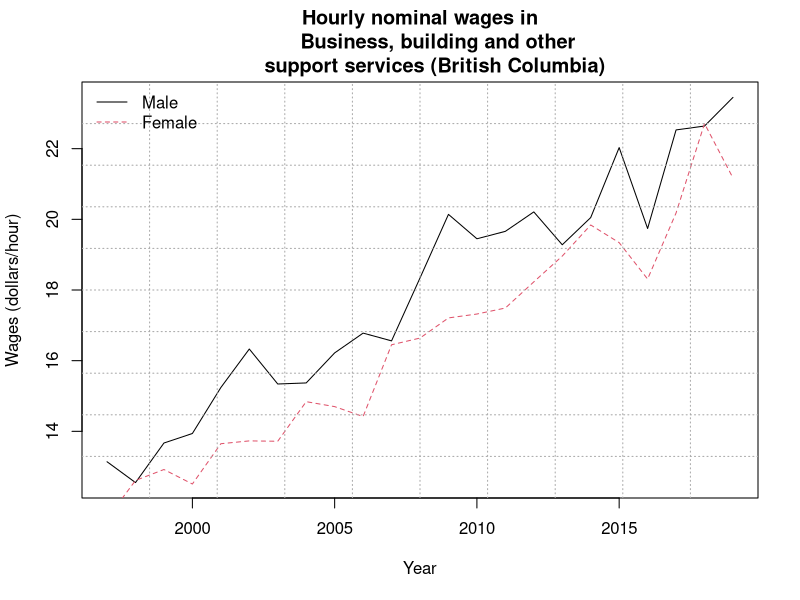
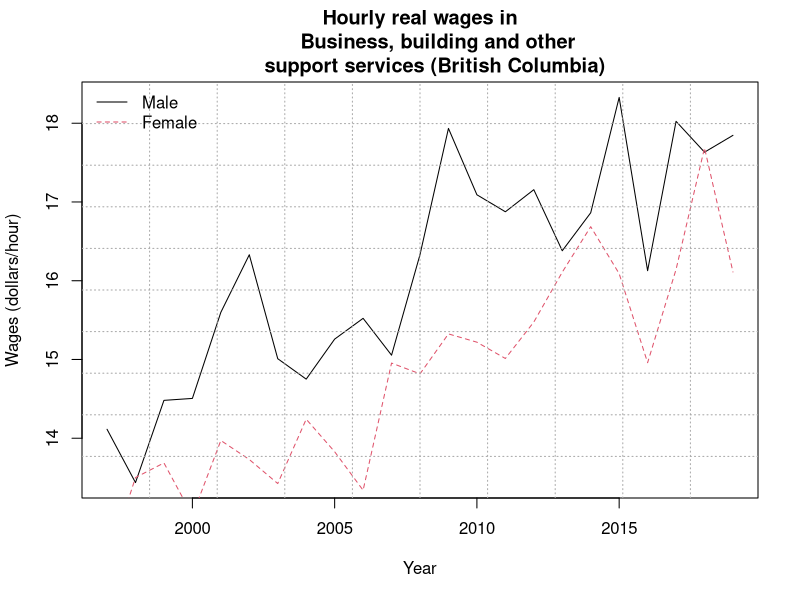
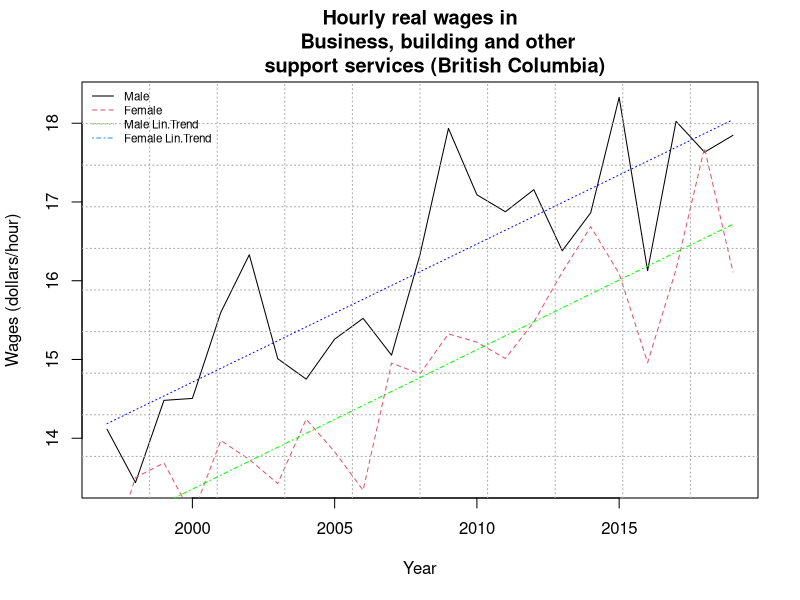
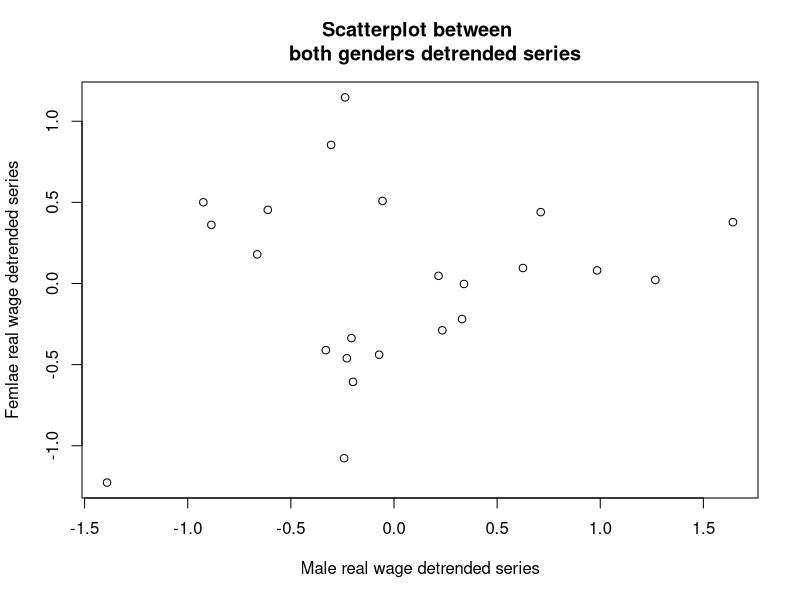

R code for these plots, in order:
# Part A

# Question 1
dat <- read.csv("Wage146.csv")
mdat <- ts(dat[,2], frequency = 1, start = 1997)
fdat <- ts(dat[,3], frequency = 1, start = 1997)
p <- ts(dat[,4], frequency = 1, start = 1997)

#plotting
plot(mdat, main = "Hourly nominal wages in
      Business, building and other
     support services (British Columbia)",
     xlab = "Year", ylab = "Wages (dollars/hour)")
lines(fdat, lty = 2, col = 2)
grid(nx=10,ny=10,col="darkgray")
legend("topleft", bty = "n", c("Male", "Female"),
       col = 1:2, lty = 1:2, lwd= 1:1)

# Question 2
#calc
realmdat <- mdat/(p/100)
realfdat <- fdat/(p/100)

#plotting
plot(realmdat, main = "Hourly real wages in
      Business, building and other
     support services (British Columbia)",
     xlab = "Year", ylab = "Wages (dollars/hour)")
lines(realfdat, lty = 2, col = 2)
grid(nx=10,ny=10,col="darkgray")
legend("topleft", bty = "n", c("Male", "Female"),
       col = 1:2, lty = 1:2, lwd= 1:1)

# Question 3
# trend for males
mt <- time(realmdat, offset = 0.5)
mfit <- lm(realmdat~mt)
ma <- coef(mfit)
mtrend <- ma[1] + ma[2]*mt

#trend for females
ft <- time(realfdat, offset = 0.5)
ffit <- lm(realfdat~ft)
fa <- coef(ffit)
ftrend <- fa[1] + fa[2]*ft

#plotting the trends
plot(realmdat, main = "Hourly real wages in
      Business, building and other
     support services (British Columbia)",
     xlab = "Year", ylab = "Wages (dollars/hour)")
lines(realfdat, lty = 2, col = 2)
grid(nx=10,ny=10,col="darkgray")
lines(mtrend, col = "blue", lty = 3)
lines(ftrend, col = "green", lty = 4)
legend("topleft", cex=0.7, bty="n",
       c("Male","Female","Male Lin.Trend","Female Lin.Trend")
       , col = c(1,2,3,4), lty = c(1,2,3,4))

# Question 4
mdetrend <- realmdat-mtrend
fdetrend <- realfdat-ftrend
plot(mdetrend,fdetrend, xy.labels = FALSE,
     xy.lines = FALSE,
     xlab="Male real wage detrended series",
     ylab="Femlae real wage detrended series",
     main="Scatterplot between 
     both genders detrended series")
#plot(fdetrend, mdetrend, xy.labels = FALSE,
#    xy.lines = FALSE)
